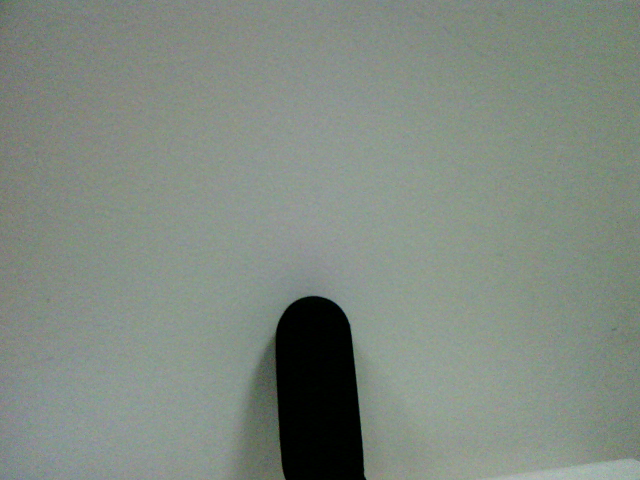
#> input picture ZAVRSNIRAD_GITHUB/NAIVNA_METODA/BIJELA_POZADINA/MEDIAN_ZA_CENTAR/slike/FutrolaZaNaocale/camImage.png, 640 x 480 px
$ python -i NAOrobot_naivna_metoda.py   (imports and definitions only)
#> lines starting #> are read from the running program, lines starting #| are printed output that depends on the picture; after the words box and inside, x2 and y2 are one past the last pixel; in counts of white or black regions, pixels touching at a corner belong together
import sys
import time
from PIL import Image
from naoqi import ALProxy
import cv2
import numpy as np
import skimage.exposure
import matplotlib.pyplot as plt

#pip install matplotlib==2.2.5

#Funkcija za preuzimanje slike s robota
# [32 lines left out: function showNaoImage, not called in this run]

#Funkcija za stvaranje slike ruba
def edge_detection(image_path):


    img = cv2.imread(image_path)
#> img is the input picture: shape (480, 640, 3); mean B, G, R 128.7, 137.9, 128.4

    # Obrada slike za Canny detekciju rubova
    lab = cv2.cvtColor(img, cv2.COLOR_BGR2LAB)
#> lab: shape (480, 640, 3); mean of channels 0, 1, 2 143.5, 122.8, 131.7

    A = lab[:,:,1]
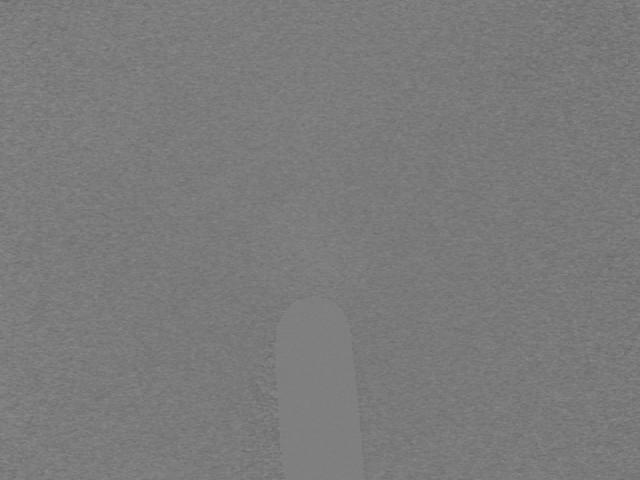
#> A: shape (480, 640); min 103, max 140, mean 122.8

    thresh = cv2.threshold(A, 0, 255, cv2.THRESH_BINARY+cv2.THRESH_OTSU)[1]
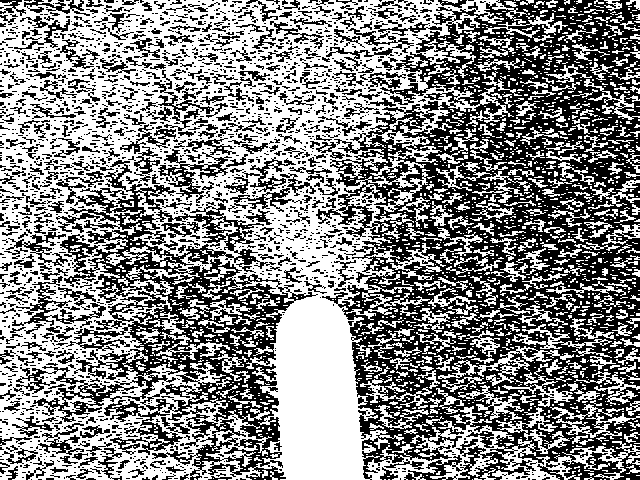
#> thresh: shape (480, 640); 53.1% white; 2008 black regions (1608 under 20 px), largest, box (x1, y1, x2, y2) and area: (316, 0, 640, 480) 78904, (16, 160, 318, 480) 27158, (158, 138, 236, 203) 1291

    blur = cv2.GaussianBlur(thresh, (0,0), sigmaX=5, sigmaY=5, borderType=cv2.BORDER_DEFAULT)
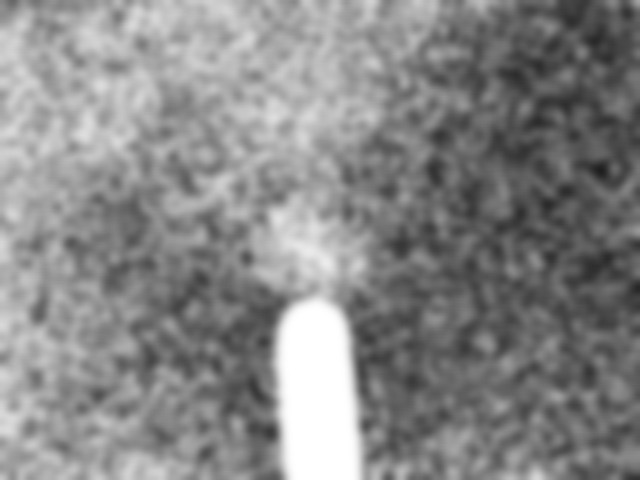
#> blur: shape (480, 640); min 30, max 255, mean 135.5

    mask = skimage.exposure.rescale_intensity(blur, in_range=(127.5,255), out_range=(0,255)).astype(np.uint8)
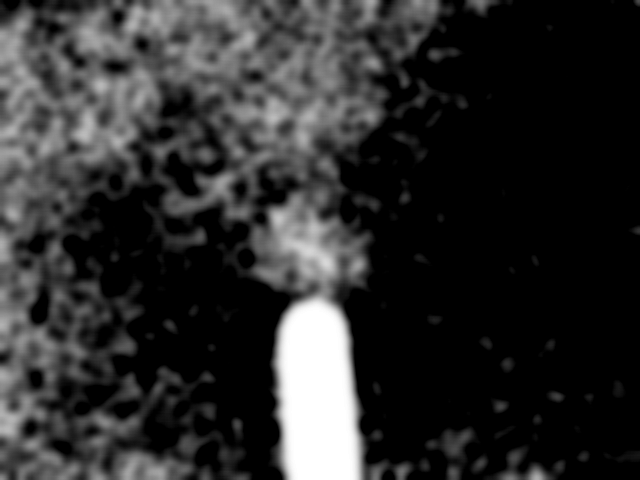
#> mask: shape (480, 640); min 0, max 255, mean 45.7

    result = img.copy()
    result = cv2.cvtColor(img, cv2.COLOR_BGR2BGRA)
    result[:,:,3] = mask

    # Prikaz procesa obrade
    cv2.imwrite('greenscreen_thresh.png', thresh)
    cv2.imwrite('greenscreen_mask.png', mask)
    cv2.imwrite('greenscreen_antialiased.png', result)

    # Pozivanje Canny algoritma
    edges = cv2.Canny(mask, 50, 150)
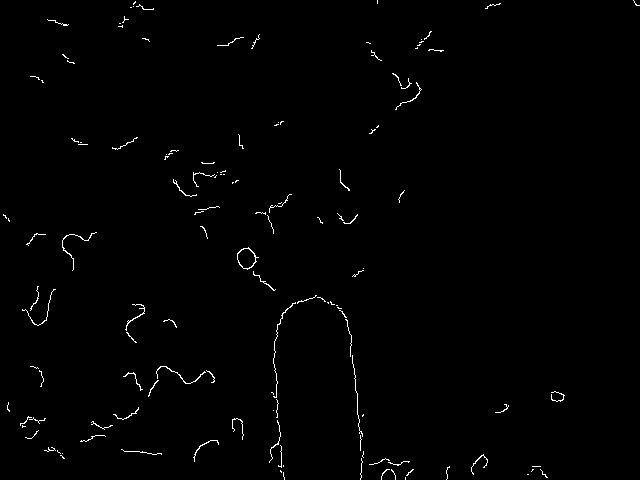
#> edges: shape (480, 640); 0.86% white in thin lines or dots

    # Sačuvamo edge-detection sliku
    edges_path = 'edges_' + image_path
    cv2.imwrite(edges_path, edges)

    return edges_path

# [60 lines left out: function process_image_and_check_circle, not called in this run]

# [25 lines not run here, left out]

>>> result = edge_detection('../BIJELA_POZADINA/MEDIAN_ZA_CENTAR/slike/FutrolaZaNaocale/camImage.png')
